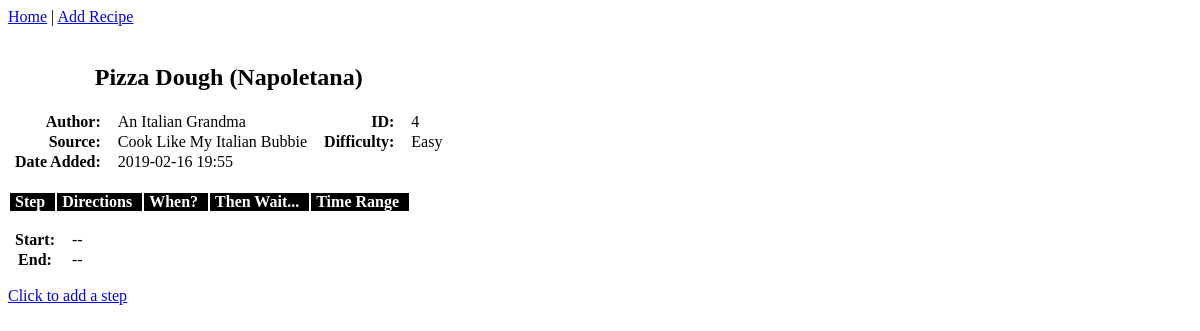
/recipe?id=4, run on an earlier commit of the app's database.
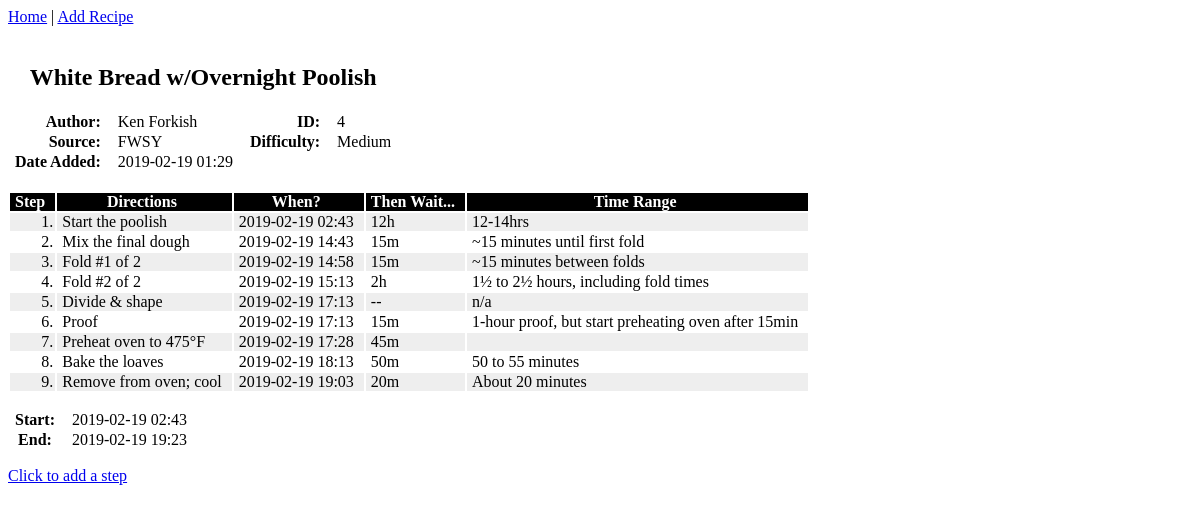
And on a later commit of the database.
### app/models.py (models this page shows, shortened)
class Recipe(db.Model):
    id = db.Column(db.Integer, primary_key=True)
    name = db.Column(db.String(64), index=True, unique=True, nullable=False)
    author = db.Column(db.String(64), index=True)
    source = db.Column(db.String(128), index=True)
    difficulty = db.Column(db.String(1), index=True)
    date_added = db.Column(db.DateTime, index=True, default=datetime.utcnow())
    steps = db.relationship('Step', backref='recipe', lazy='dynamic')

class Difficulty(db.Model):
    id = db.Column(db.String(1), primary_key=True)
    text = db.Column(db.String(16))

class Step(db.Model):
    id = db.Column(db.Integer, primary_key=True)
    recipe_id = db.Column(db.Integer, db.ForeignKey('recipe.id'), nullable=False)
    number = db.Column(db.Integer, index=True)
    text = db.Column(db.String, index=True)
    then_wait = db.Column(db.Integer)
    wait_time_range = db.Column(db.String(64))

### app/routes.py (the view)
@breadapp.route('/recipe')
def view_recipe():
    recipe_id = request.args.get('id') or 1
    recipe = add_recipe_ui_fields(Recipe.query.filter_by(id=recipe_id).first())
    steps = set_when(Step.query.filter_by(recipe_id=recipe_id).order_by(Step.number).all(), now)
    return render_template('steps.html', title='View Recipe', recipe=recipe, steps=steps)

### app/routes.py (called while the page is built)
def time_string(num):
    if num is None: return ''
    else:
        hours = num // 3600
        if hours == 0:
            hstr = ''
        else:
            hstr = str(hours) + 'h'
        num %= 3600
        minutes = num // 60
        if minutes == 0:
            mstr = ''
        else:
            mstr = str(minutes) + 'm'
        num %= 60
        seconds = num
        if seconds == 0:
            sstr = ''
        else:
            sstr = str(seconds) + 's'
        return hstr + mstr + sstr

def set_when(steps, when):
    i = 0
    for s in steps:
        if i == 0:
            s.when = when.strftime('%Y-%m-%d %H:%M')
            s.then_wait_ui = time_string(s.then_wait)
            when += timedelta(seconds=s.then_wait)
        else:
            if s.then_wait is None or s.then_wait == 0:
                s.when = when.strftime('%Y-%m-%d %H:%M')
                s.then_wait_ui = '--'
            else:
                s.when = when.strftime('%Y-%m-%d %H:%M')
                s.then_wait_ui = time_string(s.then_wait)
                when += timedelta(seconds=s.then_wait)
        i += 1
    return steps

def difficulty_abbrev(abbrev, values):
    for v in values:
        if v.id == abbrev:
            return v.text
    return '--'

def add_recipe_ui_fields(data):
    difficulty_values = Difficulty.query.all()
    if isinstance(data, list):
        for d in data:
            d.difficulty_ui = difficulty_abbrev(d.difficulty, difficulty_values)
            d.date_added_ui = d.date_added.strftime('%Y-%m-%d %H:%M')
    else:
        data.difficulty_ui = difficulty_abbrev(data.difficulty, difficulty_values)
        data.date_added_ui = data.date_added.strftime('%Y-%m-%d %H:%M')
        total_time = db.engine.execute("SELECT sum(then_wait) FROM step WHERE recipe_id = {}".format(data.id)).first()[0]
        if total_time is None:
            data.start_time = '--'
            data.end_time = '--'
        else:
            data.start_time = now.strftime('%Y-%m-%d %H:%M')
            data.end_time = (now + timedelta(seconds=total_time)).strftime('%Y-%m-%d %H:%M')
    return data

### app/templates/steps.html (shortened to what this page needs)
{% extends "recipe.html" %}
{% block steps_list %}
    <div id="steps">
        <table id="steps_list">
            <tr id="step_header_row">
                <th>Step</th>
                <th>Directions</th>
                <th>When?</th>
                <th>Then Wait...</th>
                <th>Time Range</th>
            </tr>
            {% for step in steps %}
                <tr id="step_row">
                    <td id="step_number">{{ step.number }}.</td>
                    <td>{{ step.text }}</td>
                    <td>{{ step.when }}</td>
                    <td>{{ step.then_wait_ui }}</td>
                    <td>{{ step.wait_time_range }}</td>
                </tr>
            {% endfor %}
        </table>
        <table id="steps_time_summary">
            <tr id="step_header_row">
                <th>Start:</th>
                <td>{{ recipe.start_time }}</td>
            </tr>
            <tr id="step_header_row">
                <th>End:</th>
                <td>{{ recipe.end_time }}</td>
            </tr>
        </table>
    </div>
    {% if not sform %}
        <div id="ask_add_step">
            <p><a href="/add_step?id={{ recipe.id }}">Click to add a step</a></p>
        </div>
    {% endif %}
{% endblock %}

### app/templates/recipe.html
{% extends "base.html" %}
{% block content %}
    <div id="recipe_display">
        <table id="single_recipe">
            <tr id="recipe_title_row">
                <td colspan="4"><h2>{{ recipe.name }}</h2></td>
            </tr>
            <tr id="recipe_row1">
                <th>Author:</th>
                <td>{{ recipe.author }}</td>
                <th>ID:</th>
                <td>{{ recipe.id }}</td>
            </tr>
            <tr id="recipe_row2">
                <th>Source:</th>
                <td>{{ recipe.source }}</td>
                <th>Difficulty:</th>
                <td>{{ recipe.difficulty_ui }}</td>
            </tr>
            <tr id="recipe_row3">
                <th>Date Added:</th>
                <td>{{ recipe.date_added_ui }}</td>
            </tr>
        </table>
    </div>
    <br>
    {% block steps_list %}
    {% endblock %}
{% endblock %}

### app/templates/base.html (shortened to what this page needs)
<!DOCTYPE html>
<html lang="en">
<head>
</head>
<body>
    <div id="nav">
        <a href="/index">Home</a> |
        <a href="/add_recipe">Add Recipe</a>
    </div>
    {% block content %}
    {% endblock %}
</body>
</html>

### app/templates/base.html (style rules this page uses)
table tr#recipe_title_row { text-align: center; border: none; }
table#steps_list tr:nth-child(even) { background-color: #eee; border: none; padding: 5; }
table#steps_list tr:nth-child(odd) { background-color: #fff; border: none; padding: 5; }
table#steps_list th { background-color: black; color: white; }
table#single_recipe th { font-weight: bold; text-align: right; }
table#steps_list td#step_number { text-align: right; padding: 0 2px 0 0px; }
td, th { padding: 0 10px 0 5px; }

What changed in the data, as far as the page shows it:
no longer on this page (row unchanged): Difficulty: difficulty_ui "Easy"
changed Recipe id 4: name "Pizza Dough (Napoletana)" → "White Bread w/Overnight Poolish"; author "An Italian Grandma" → "Ken Forkish"; source "Cook Like My Italian Bubbie" → "FWSY"
now on this page (row unchanged): Difficulty: difficulty_ui "Medium"
added Step: number "1", text "Start the poolish", when "2019-02-19 02:43", then_wait_ui "12h", wait_time_range "12-14hrs"
added Step: number "2", text "Mix the final dough", when "2019-02-19 14:43", then_wait_ui "15m", wait_time_range "~15 minutes until first fold"
added Step: number "3", text "Fold #1 of 2", when "2019-02-19 14:58", then_wait_ui "15m", wait_time_range "~15 minutes between folds"
added Step: number "4", text "Fold #2 of 2", when "2019-02-19 15:13", then_wait_ui "2h", wait_time_range "1½ to 2½ hours, including fold times"
added Step: number "5", text "Divide & shape", when "2019-02-19 17:13", then_wait_ui "--", wait_time_range "n/a"
added Step: number "6", text "Proof", when "2019-02-19 17:13", then_wait_ui "15m", wait_time_range "1-hour proof, but start preheating oven after 15min"
added Step: number "7", text "Preheat oven to 475°F", when "2019-02-19 17:28", then_wait_ui "45m"
added Step: number "8", text "Bake the loaves", when "2019-02-19 18:13", then_wait_ui "50m", wait_time_range "50 to 55 minutes"
added Step: number "9", text "Remove from oven; cool", when "2019-02-19 19:03", then_wait_ui "20m", wait_time_range "About 20 minutes"
Also different on the page:
{{ recipe.date_added_ui }}: "2019-02-16 19:55" → "2019-02-19 01:29"
{{ recipe.start_time }}: "--" → "2019-02-19 02:43"
{{ recipe.end_time }}: "--" → "2019-02-19 19:23"
